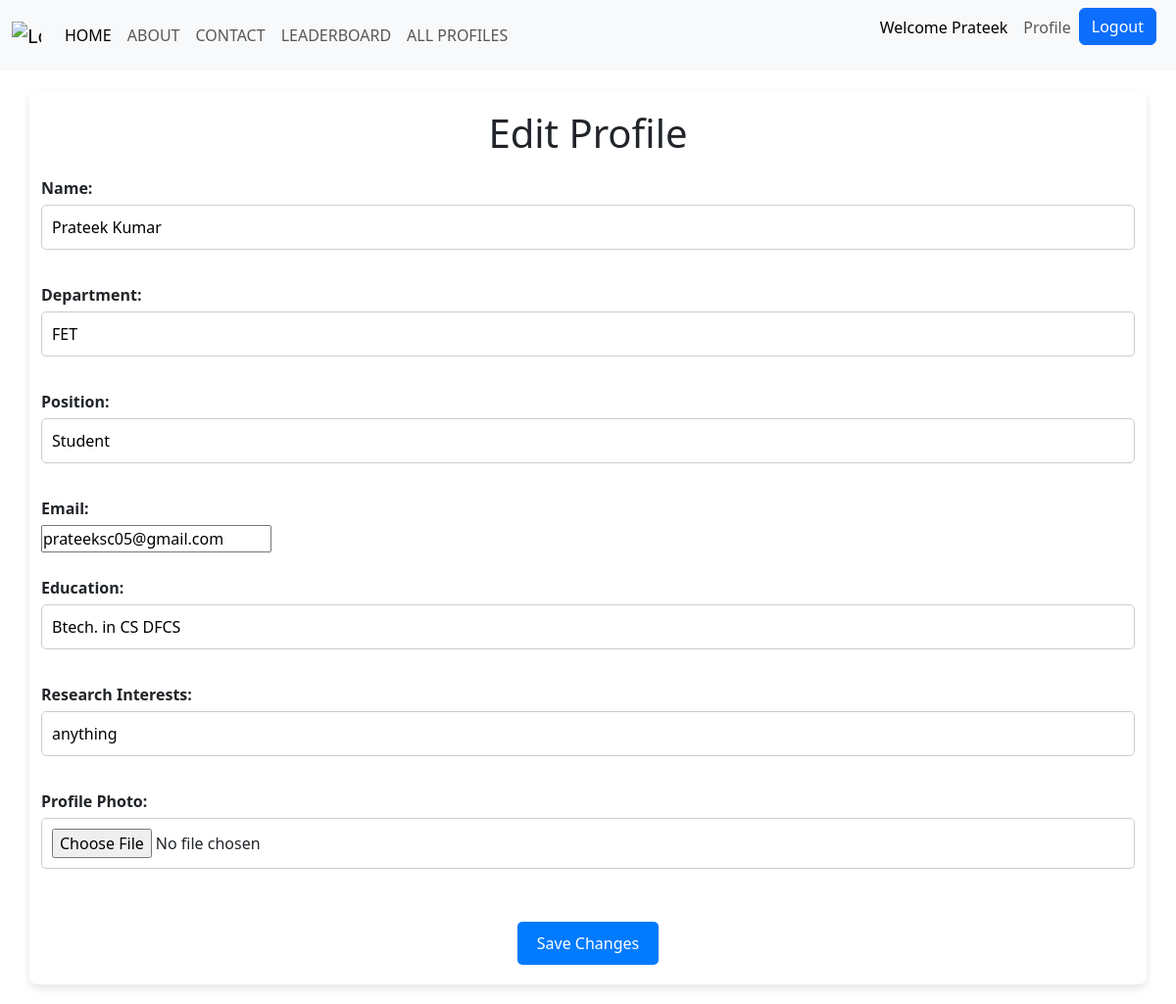
Page /edit_profile/ (signed in) on the committed database.
### RPMS/models.py (models this page shows, shortened)
class UserProfile(models.Model):
    user = models.OneToOneField(User, on_delete=models.CASCADE)
    name = models.CharField(max_length=100, default=True)
    department = models.CharField(max_length=100, default=True)
    position = models.CharField(max_length=100, default=True)
    education = models.CharField(max_length=100, default=True)
    email = models.EmailField(unique=True, default=True)
    research_interests = models.CharField(max_length=255, default=True)
    profile_photo = models.ImageField(upload_to='profile_photo/', blank=True, null=True)
    points = models.IntegerField(default=0)

### RPMS/views.py (the view)
# urls.py: path('edit_profile/', views.edit_profile, name='edit_profile'),
@login_required(login_url='loginuser')
def edit_profile(request):
    user = request.user
    profile = UserProfile.objects.get(user=user)
    if request.method == 'POST':
        form = UserProfileForm(request.POST, instance=profile)
        if form.is_valid():
            for field in form.cleaned_data:
                setattr(profile, field, form.cleaned_data[field])
            profile.save()
            return redirect('profile')  # Redirect back to profile page
    else:
        form = UserProfileForm(instance=profile)
    return render(request, 'RPMS/edit_profile.html', {'form': form})

### RPMS/forms.py
class UserProfileForm(forms.ModelForm):
    class Meta:
        model = UserProfile
        fields = ['name', 'department', 'position', 'education', 'research_interests', 'profile_photo', 'email']

### RPMS/templates/RPMS/edit_profile.html (shortened to what this page needs)
<!DOCTYPE html>
<html lang="en">
<head>
    <link rel="stylesheet" href="https://cdnjs.cloudflare.com/ajax/libs/font-awesome/5.15.4/css/all.min.css">
</head>
<body>
    {% include 'RPMS/Navbar.html' %}
    <div class="container">
        <h1>Edit Profile</h1>
        <form method="POST">
            <label for="id_name">Name:</label>
            <input type="text" id="id_name" name="name" value="{{ form.instance.name }}"><br><br>
            <label for="id_department">Department:</label>
            <input type="text" id="id_department" name="department" value="{{ form.instance.department }}"><br><br>
            <label for="id_position">Position:</label>
            <input type="text" id="id_position" name="position" value="{{ form.instance.position }}"><br><br>
            <label for="id_email">Email:</label>
            <input type="email" id="id_email" name="email" value="{{ form.instance.email }}"><br><br>
            <label for="id_education">Education:</label>
            <input type="text" id="id_education" name="education" value="{{ form.instance.education }}"><br><br>
            <label for="id_research_interests">Research Interests:</label>
            <input type="text" id="id_research_interests" name="research_interests" value="{{ form.instance.research_interests }}"><br><br>
            <label for="id_profile_photo">Profile Photo:</label>
            <input type="file" id="id_profile_photo" name="profile_photo" value="{{ form.instance.profile_photo }}"><br><br>
            <button type="submit">Save Changes</button>
        </form>
    </div>
</body>
</html>

### RPMS/templates/RPMS/navbar.html (shortened to what this page needs)
<!DOCTYPE html>
<html lang="en">
<head>
    <link href="https://cdn.jsdelivr.net/npm/bootstrap@5.3.2/dist/css/bootstrap.min.css" rel="stylesheet"
>
</head>
<body>
    <nav class="navbar navbar-expand-lg bg-body-tertiary">
        <div class="container-fluid">
            <a class="navbar-brand" href="#">
                <img src="https://i.ibb.co/0yHxBzx/logo.png" alt="Logo" width="30" height="24"
                    class="d-inline-block align-text-top"></a>
            <div class="collapse navbar-collapse" id="navbarSupportedContent">
                <ul class="navbar-nav me-auto mb-2 mb-lg-0">
                    <li class="nav-item">
                        <a class="nav-link active" aria-current="page" href="/">HOME</a>
                    </li>
                    <li class="nav-item">
                        <a class="nav-link" href="/aboutus">ABOUT</a>
                    </li>
                    <li class="nav-item">
                        <a class="nav-link" href="/contact">CONTACT</a>
                    </li>
                    <li class="nav-item">
                        <a class="nav-link" href="/leaderboard">LEADERBOARD</a>
                    </li>
                    <li class="nav-item">
                        <a class="nav-link" href="/allprofiles">ALL PROFILES</a>
                    </li>
                </ul>
                {% if user.is_authenticated %}
                <ul class="navbar-nav me-2 mb-2 mb-lg-0">
                    <li class="nav-item">
                        <p class="nav-link" style="color: black;">Welcome {{ user.username }}</p>
                    </li>
                    <li class="nav-item">
                        <a class="nav-link" href="{% url 'profile' %}">Profile</a>
                    </li>
                    <li class="nav-item">
                        <a class="btn btn-primary" href="{% url 'logoutuser' %}">Logout</a>
                    </li>
                </ul>
                {% endif %}
            </div>
        </div>
    </nav>
</body>
</html>

### RPMS/templates/RPMS/edit_profile.html (style rules this page uses)
* { box-sizing: border-box; margin: 0; padding: 0; }
body { font-family: 'Arial', sans-serif; background-color: #f7f7f7; }
.container { max-width: 600px; margin: 20px auto; background-color: #fff; border-radius: 8px; box-shadow: 0 4px 8px rgba(0, 0, 0, 0.1); padding: 20px; overflow: hidden; animation: fadeIn 0.5s ease; }
.container h1 { text-align: center; margin-bottom: 20px; }
form label { display: block; margin-bottom: 5px; font-weight: bold; }
form input[type="text"], form input[type="file"] { width: 100%; padding: 10px; margin-bottom: 10px; border: 1px solid #ccc; border-radius: 5px; box-sizing: border-box; }
form button { background-color: #007bff; color: #fff; border: none; padding: 10px 20px; border-radius: 5px; cursor: pointer; display: block; margin-top: 20px; margin-left: auto; margin-right: auto; transition: background-color 0.3s ease; }

### rows in the picture
UserProfile: name "Prateek Kumar", department "FET", position "Student", email "prateeksc05@gmail.com", education "Btech. in CS DFCS", research_interests "anything"

### other values in the picture
{{ user.username }} "Prateek"
